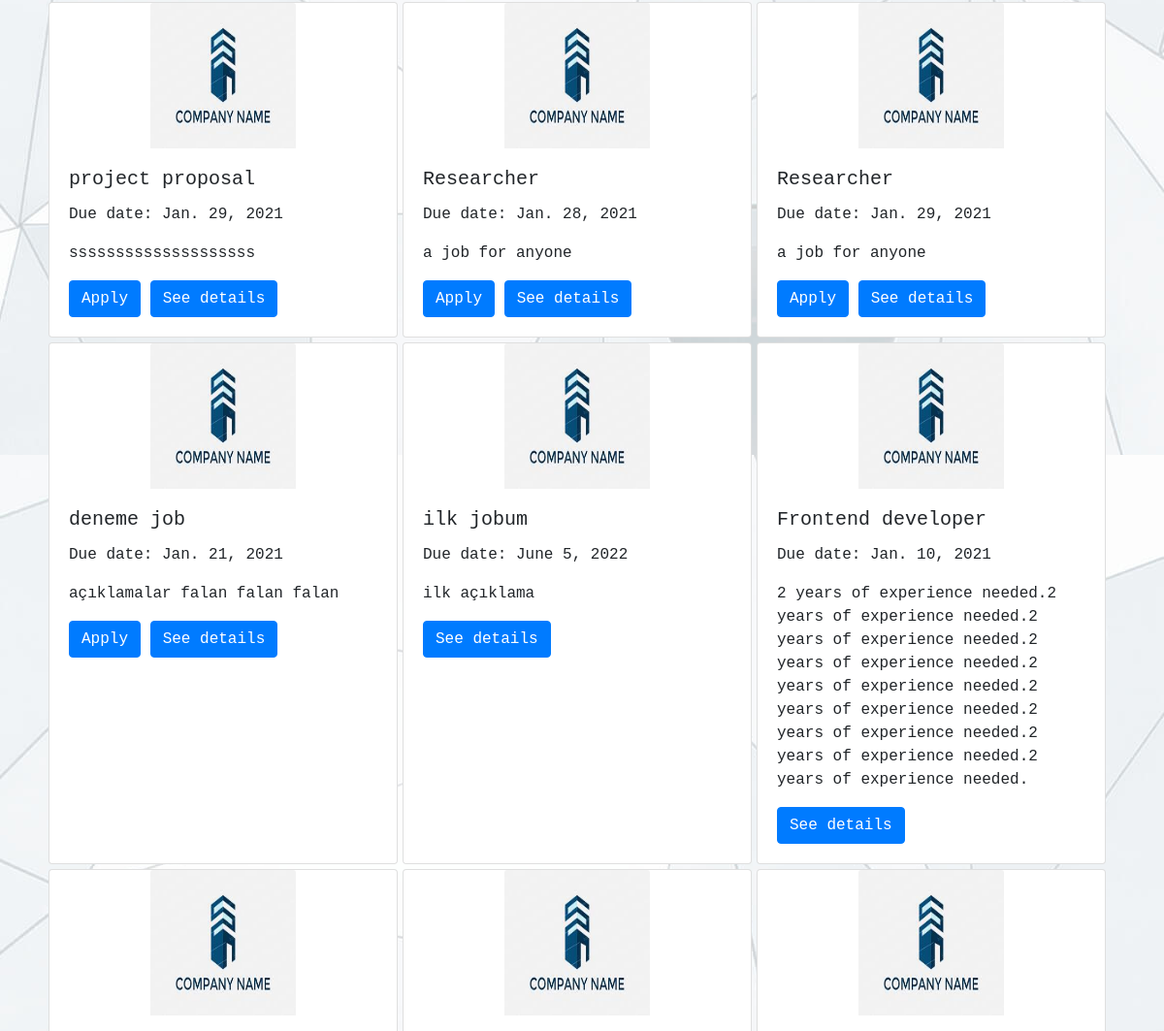
Before: / (signed in, middle part) with the older database file.
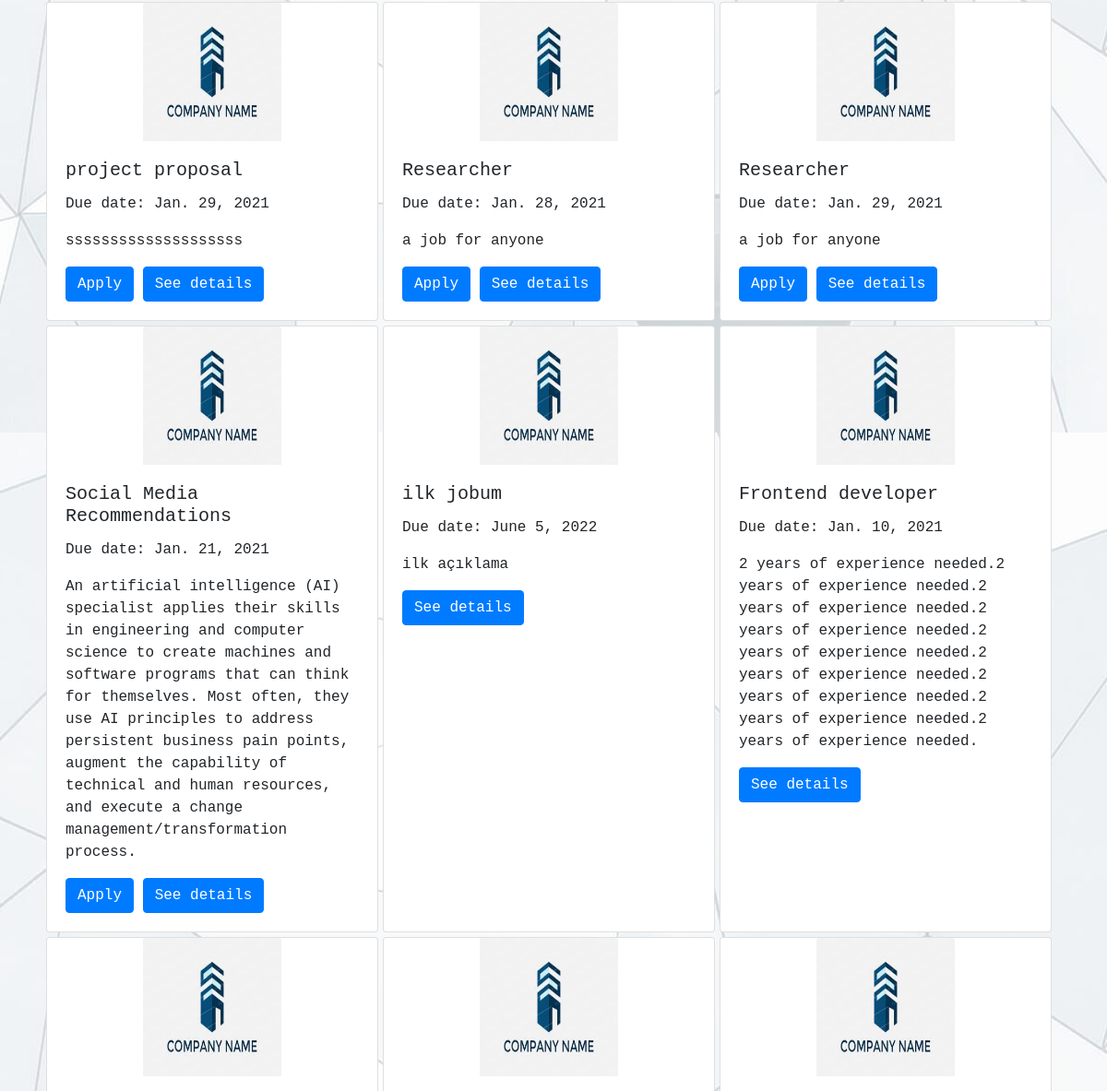
After: the same page with the newer database file.
### mainapp/models.py (models this page shows, shortened)
class Job(models.Model):
    employer = models.ForeignKey(Employer, on_delete=models.CASCADE,default=None) #employer_id
    job_title = models.CharField(max_length=100,default=None)
    job_description = models.CharField(max_length=600,default=None) #description
    publish_time = models.DateTimeField(auto_now_add=True, blank=True)
    due_date = models.DateField(default=None,null=True)
    req_departments = models.CharField(max_length=100,default=None,null=True)

class Employer(models.Model):
    user_id = models.IntegerField(default=None)
    e_mail = models.EmailField(default=None, unique=True)
    name = models.CharField(max_length=100,default=None)
    surname = models.CharField(max_length=100,default=None)
    company_name = models.CharField(max_length=100,default=None,null=True)
    sector = models.CharField(max_length=100,default="",null=True)
    phone = models.CharField(max_length=13,default="",null=True)
    website = models.CharField(default="",max_length=100,null=True)
    address = models.CharField(default="",max_length=100,null=True)
    profile_img = models.ImageField(upload_to= user_directory_path, default='comp-logo.jpg' )

### mainapp/views.py (the view, shortened to what this page needs)
# urls.py: path('', views.index, name = 'index'),
@login_required
def index(request):
    if request.method == "GET":
        current_user = request.user
        all_jobs_by_order = Job.objects.all().order_by('-publish_time') # get all published jobs by order
        jobs_employers = []
        for item in all_jobs_by_order:
            jobs_employers.append(Employer.objects.get(id=item.employer_id))
        jobs_and_employers = zip(all_jobs_by_order,jobs_employers)
        is_student = (Student.objects.filter(user_id=current_user.id).count()==1) # check if user is student
        if is_student:
            student = Student.objects.get(user_id=current_user.id)
            student_applied = Application.objects.filter(student_id=student.id)
            student_applied_job = student_applied.values_list('job_id', flat = True)
            matched_jobs = []
            for item in match_jobs(student): # matching algorithm
                matched_jobs.append(Job.objects.get(id=item[0]))
        else:
            student_applied_job = [] # handle error
            matched_jobs = [] # handle error
        return render(request, "index.html",{"jobs": all_jobs_by_order,
                                            "jobs_and_employers":jobs_and_employers,
                                            "is_student": is_student,
                                            "student_applied_job": student_applied_job,
                                            "matched_jobs": matched_jobs})

### mainapp/context_processors.py (called while the page is built)
def navbar_skill(request):
    all_skills = []
    skills = Skill.objects.values_list()
    print(all_skills)
    for i in range(len(skills)):
        all_skills.append(skills[i][1])
    context = {
        "skills_database": all_skills
    }
    return context

### mainapp/templates/index.html (shortened to what this page needs)
{% extends 'navbar.html' %}
{% block content %}
<!doctype html>
<html lang="en">
  <head>
    {% load static %}
    <link rel="stylesheet" href="https://maxcdn.bootstrapcdn.com/bootstrap/4.0.0/css/bootstrap.min.css">
  </head>
  <body>
    <div class="container-fluid">
      <div class="row" id="job-cards-row1">
        {% for job,employer in jobs_and_employers %}
        <div class="col-*-* d-flex align-items-stretch ">
          <div class="card" id="latest_jobs" style="width: 22.5rem; margin-left:5px; margin-bottom:5px">
            <div class="company-image">
            <img class="card-img-top" src="{{ employer.profile_img.url }}" alt="Card image cap">
          </div>
            <div class="card-body">
              <h5 class="card-title">{{job.job_title}}</h5>
              <p class="card-text">Due date: {{job.due_date}}</p>
              <p class="card-text">{{job.job_description}}</p>
              {% if is_student %}
              {% if job.id in student_applied_job %}
              {% else %}
              <a href="{% url 'apply_job' jobid=job.id %}"class="btn btn-primary">Apply</a>
              {% endif %}
              {% endif %}
              <a href="{% url 'see_details' jobid=job.id %}" class="btn btn-primary">See details</a>
            </div>
          </div>
        </div>
        {% endfor %}
      </div>
    </div>
  </body>
</html>
{% endblock %}

### mainapp/templates/navbar.html (shortened to what this page needs)
<!doctype html>
<html lang="en">
  <head>
    {% load static %}
    <link rel="stylesheet" href="https://maxcdn.bootstrapcdn.com/bootstrap/4.0.0/css/bootstrap.min.css">
  </head>
  <body>
    <div class="container">
      {% block content %}
      {% endblock %}
    </div>
    </body>
</html>

### mainapp/templates/navbar.html (style rules this page uses)
* { font-family: "Lucida Console", "Courier New", monospace; }

Changed rows visible on the page:
changed Job: job_title "deneme job" → "Social Media Recommendations"; job_description "açıklamalar falan falan falan" → "An artificial intelligence (AI) specialist applies their skills in engineering and computer science to create machines and software programs that can think for themselves. Most often, they use AI principles to address persistent business pain points, augment the capability of technical and human resources, and execute a change management/transformation process."
